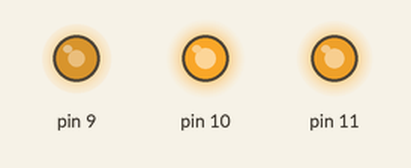
Recording of a sketch running on a simulated Arduino Uno, built with avr-gcc and run on an emulated ATmega328P. On the bench: output pins drawn as LEDs (lit = HIGH). Random numbers use the default seed unless the sketch sets one.

Above: at 0.1 s.
At 5.1 s:
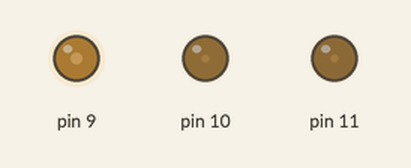
At 9.1 s:
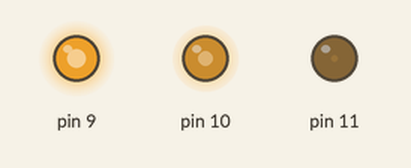
At 19.1 s:
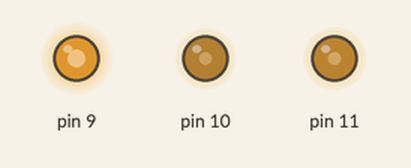
At 29.1 s:
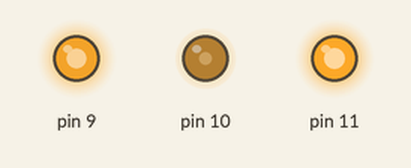
At 39.1 s:
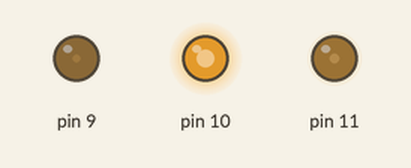
Timing chart, 0 to 40.0 s (numbered marks = the images above):
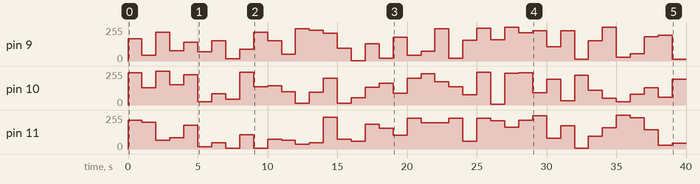

Measured:
- by itself, pin 9: 0/255 → 167/255 at 0.00 s, → 42/255 1.0 s later, → 216/255 1.0 s later, → 77/255 1.0 s later, … (40 changes in this stretch)
- by itself, pin 10: 0/255 → 241/255 at 0.00 s, → 130/255 1.0 s later, → 254/255 1.0 s later, → 152/255 1.0 s later, … (40 changes in this stretch)
- by itself, pin 11: 0/255 → 217/255 at 0.00 s, → 200/255 1.0 s later, → 67/255 1.0 s later, → 85/255 1.0 s later, … (40 changes in this stretch)

The sketch:

A02_RGB.ino
```cpp
void setup() {

}

void loop() {
  int r = random(256);
  int g = random(256);
  int b = random(256);
  analogWrite(9, r);
  analogWrite(10, g);
  analogWrite(11, b);
  delay(1000);
}
```
